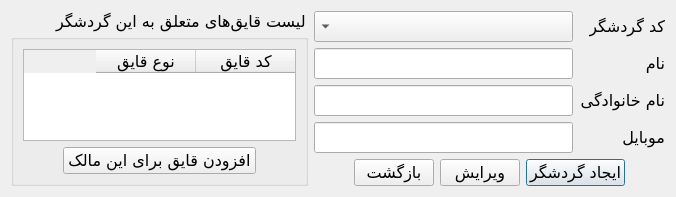
<?xml version="1.0" encoding="UTF-8"?>
<ui version="4.0">
 <class>TouristDialog</class>
 <widget class="QDialog" name="TouristDialog">
  <property name="geometry">
   <rect>
    <x>0</x>
    <y>0</y>
    <width>590</width>
    <height>234</height>
   </rect>
  </property>
  <property name="font">
   <font>
    <family>B Nazanin</family>
    <pointsize>12</pointsize>
   </font>
  </property>
  <property name="windowTitle">
   <string>گردشگر</string>
  </property>
  <property name="layoutDirection">
   <enum>Qt::RightToLeft</enum>
  </property>
  <property name="locale">
   <locale language="Persian" country="Iran"/>
  </property>
  <layout class="QHBoxLayout" name="horizontalLayout">
   <property name="sizeConstraint">
    <enum>QLayout::SetFixedSize</enum>
   </property>
   <item>
    <layout class="QVBoxLayout" name="verticalLayout">
     <item>
      <layout class="QFormLayout" name="flay_tourist_info">
       <item row="0" column="1">
        <widget class="QComboBox" name="cmb_tourist_id"/>
       </item>
       <item row="1" column="0">
        <widget class="QLabel" name="lbl_tourist_name">
         <property name="text">
          <string>نام</string>
         </property>
        </widget>
       </item>
       <item row="1" column="1">
        <widget class="QLineEdit" name="txt_tourist_name"/>
       </item>
       <item row="2" column="0">
        <widget class="QLabel" name="lbl_tourist_family">
         <property name="text">
          <string>نام خانوادگی</string>
         </property>
        </widget>
       </item>
       <item row="2" column="1">
        <widget class="QLineEdit" name="txt_tourist_family"/>
       </item>
       <item row="3" column="0">
        <widget class="QLabel" name="lbl_tourist_mobile">
         <property name="text">
          <string>موبایل</string>
         </property>
        </widget>
       </item>
       <item row="3" column="1">
        <widget class="QLineEdit" name="txt_tourist_mobile"/>
       </item>
       <item row="0" column="0">
        <widget class="QLabel" name="lbl_tourist_id">
         <property name="text">
          <string>کد گردشگر</string>
         </property>
        </widget>
       </item>
      </layout>
     </item>
     <item>
      <layout class="QHBoxLayout" name="hlay_buttons">
       <item>
        <spacer name="horizontalSpacer_4">
         <property name="orientation">
          <enum>Qt::Horizontal</enum>
         </property>
         <property name="sizeHint" stdset="0">
          <size>
           <width>40</width>
           <height>20</height>
          </size>
         </property>
        </spacer>
       </item>
       <item>
        <widget class="QPushButton" name="btn_add_tourist">
         <property name="text">
          <string>ایجاد گردشگر</string>
         </property>
        </widget>
       </item>
       <item>
        <widget class="QPushButton" name="btn_edit">
         <property name="text">
          <string>ویرایش</string>
         </property>
        </widget>
       </item>
       <item>
        <widget class="QPushButton" name="btn_return">
         <property name="text">
          <string>بازگشت</string>
         </property>
        </widget>
       </item>
       <item>
        <spacer name="horizontalSpacer_3">
         <property name="orientation">
          <enum>Qt::Horizontal</enum>
         </property>
         <property name="sizeHint" stdset="0">
          <size>
           <width>40</width>
           <height>20</height>
          </size>
         </property>
        </spacer>
       </item>
      </layout>
     </item>
    </layout>
   </item>
   <item>
    <widget class="QGroupBox" name="grp_boats">
     <property name="title">
      <string>لیست قایق‌های متعلق به این گردشگر</string>
     </property>
     <layout class="QVBoxLayout" name="verticalLayout_2">
      <item>
       <widget class="QTableWidget" name="tbl_tourist_boats">
        <property name="font">
         <font>
          <family>B Nazanin</family>
          <pointsize>12</pointsize>
         </font>
        </property>
        <property name="sizeAdjustPolicy">
         <enum>QAbstractScrollArea::AdjustToContents</enum>
        </property>
        <property name="selectionBehavior">
         <enum>QAbstractItemView::SelectRows</enum>
        </property>
        <property name="verticalScrollMode">
         <enum>QAbstractItemView::ScrollPerPixel</enum>
        </property>
        <property name="horizontalScrollMode">
         <enum>QAbstractItemView::ScrollPerPixel</enum>
        </property>
        <attribute name="verticalHeaderVisible">
         <bool>false</bool>
        </attribute>
        <column>
         <property name="text">
          <string>کد قایق</string>
         </property>
        </column>
        <column>
         <property name="text">
          <string>نوع قایق</string>
         </property>
        </column>
       </widget>
      </item>
      <item>
       <layout class="QHBoxLayout" name="hlay_button_add">
        <item>
         <spacer name="horizontalSpacer_6">
          <property name="orientation">
           <enum>Qt::Horizontal</enum>
          </property>
          <property name="sizeHint" stdset="0">
           <size>
            <width>40</width>
            <height>20</height>
           </size>
          </property>
         </spacer>
        </item>
        <item>
         <widget class="QPushButton" name="btn_new_boat">
          <property name="text">
           <string>افزودن قایق برای این مالک</string>
          </property>
         </widget>
        </item>
        <item>
         <spacer name="horizontalSpacer_5">
          <property name="orientation">
           <enum>Qt::Horizontal</enum>
          </property>
          <property name="sizeHint" stdset="0">
           <size>
            <width>40</width>
            <height>20</height>
           </size>
          </property>
         </spacer>
        </item>
       </layout>
      </item>
     </layout>
    </widget>
   </item>
  </layout>
 </widget>
 <resources/>
 <connections/>
</ui>
